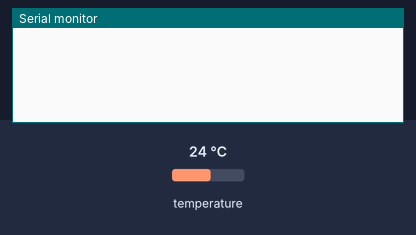
Bench run of a sketch on a simulated ESP32. Shown: the last lines printed to the serial monitor. Inputs (shaded band) come from the test bench; at power-on: temperature 24 °C. WiFi joins after 1.5 s; servers stay silent unless stated.

Above: at 3.0 s.
3.1 s: temperature set to 12 °C
At 3.7 s:
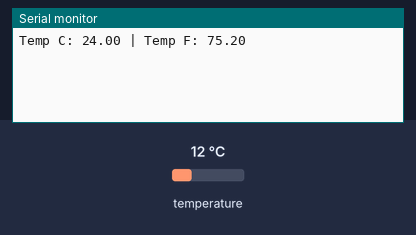
4.6 s: temperature set to 19 °C
At 5.2 s:
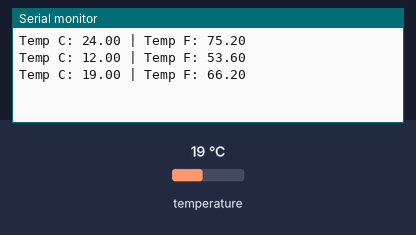
Timing chart, 0 to 7.6 s (numbered marks = the images above; inputs shaded):
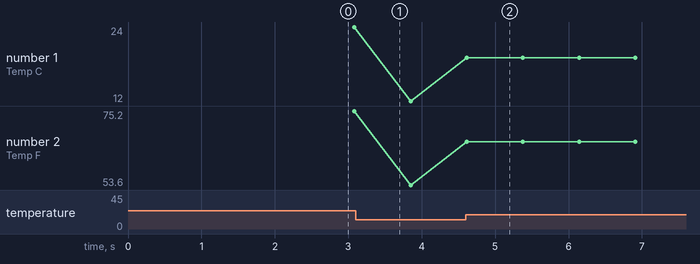

Measured:
- after the input at 4.6 s, the serial monitor: prints a new line at once (image 2)
- plotted number 1: 24 → 12 after the input at 3.1 s, 12 → 19 after the input at 4.6 s
- plotted number 2: 75.2 → 53.6 after the input at 3.1 s, 53.6 → 66.2 after the input at 4.6 s

The sketch:

DS18B_Temp_Sensor.ino
```cpp
#define BLYNK_TEMPLATE_ID "TMPL6psY8pEr_"
#define BLYNK_TEMPLATE_NAME "SENSOR SUHU AIR"
#define BLYNK_AUTH_TOKEN "-XZyhkvNAT8lc8kWpvqowIOdwic-Ocgm"
#include <WiFi.h>
#include <BlynkSimpleEsp32.h>
#include <OneWire.h>
#include <DallasTemperature.h>

// DS18B20 connected to GPIO 4
#define ONE_WIRE_BUS 4
OneWire oneWire(ONE_WIRE_BUS);
DallasTemperature sensors(&oneWire);

// WiFi credentials
char ssid[] = "SUSU KANK'E _2.4G";
char pass[] = "nogosari";

BlynkTimer timer;

void sendTemperature() {
  sensors.requestTemperatures();
  float tempC = sensors.getTempCByIndex(0);
  float tempF = sensors.toFahrenheit(tempC);

  Blynk.virtualWrite(V0, tempC); // Celsius
  Blynk.virtualWrite(V1, tempF); // Fahrenheit

  Serial.print("Temp C: ");
  Serial.print(tempC);
  Serial.print(" | Temp F: ");
  Serial.println(tempF);
}

void setup() {
  Serial.begin(115200);
  sensors.begin();
  Blynk.begin(BLYNK_AUTH_TOKEN, ssid, pass);
  timer.setInterval(500L, sendTemperature); // Every 2 seconds
}

void loop() {
  Blynk.run();
  timer.run();
}
```
